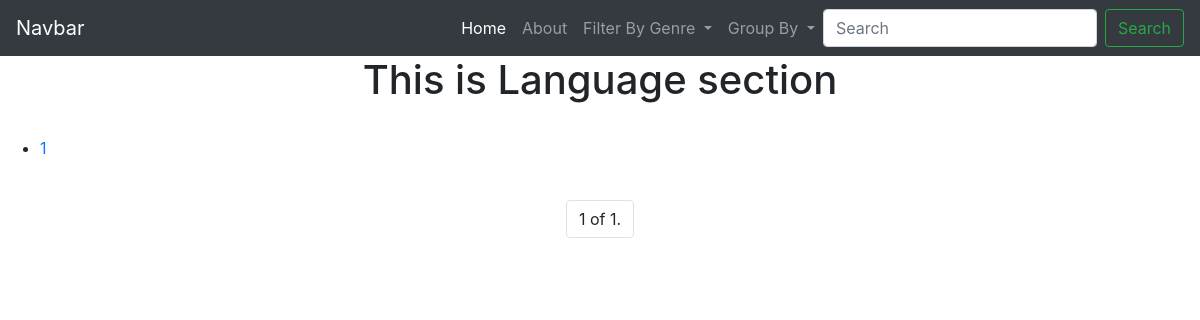
The page /movie/groupby/Language on the database as committed earlier.
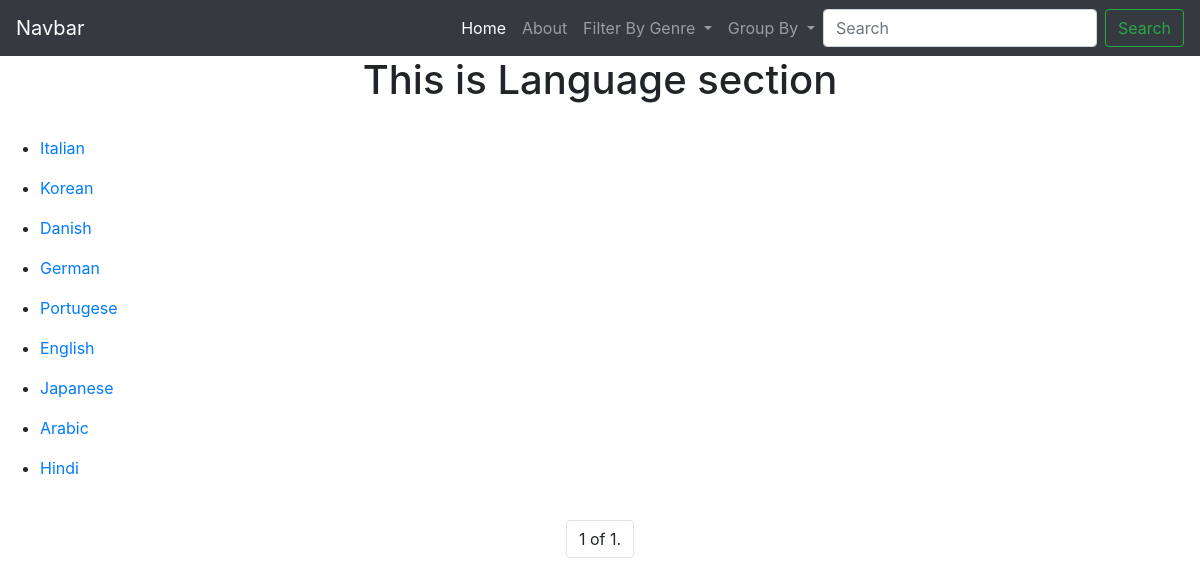
The same page on the database as committed later.
### movie/models.py (models this page shows, shortened)
class Movies(models.Model):
    Director=models.CharField(max_length=30)
    Cast_I=models.CharField(max_length=30)
    Cast_II=models.CharField(max_length=30)
    Name=models.TextField()
    ReleaseYear=models.IntegerField()
    ImdbRating=models.CharField(max_length=3)
    Genre=models.TextField(null=True)
    Language=models.CharField(max_length=20,null=True)
    Like=models.IntegerField()
    Dislike=models.IntegerField()
    Availbility=models.TextField(null=True)

### movie/views.py (the view, shortened to what this page needs)
# urls.py: path('groupby/<str:groupby_arg>',groupby_list_view,name='groupby'),
def groupby_list_view(request,groupby_arg):
    movies_list=Movies.objects.all()
    if groupby_arg=='Director':
        director_list=sorted(set([i.Director for i in movies_list]))
        paginator = Paginator(director_list,12)
        page_number = request.GET.get('page')
        page_obj = paginator.get_page(page_number)
    if groupby_arg=='Year':
        year_list=sorted(set([i.ReleaseYear for i in movies_list]))
        paginator = Paginator(year_list,12)
        page_number = request.GET.get('page')
        page_obj = paginator.get_page(page_number)
    if groupby_arg=='Language':
        lang_list=list(set([i.Language for i in movies_list]))
        paginator = Paginator(lang_list,12)
        page_number = request.GET.get('page')
        page_obj = paginator.get_page(page_number)
    return render(request,'movie/groupby.html',{'page_obj': page_obj,'groupby_arg':groupby_arg})

### movie/templates/movie/groupby.html (shortened to what this page needs)
{% extends 'movie/base.html' %}
{% block static%}
{% load static %}
<link rel="stylesheet" type="text/css" href="{% static 'movie/style/rating.css' %}">
<link rel="stylesheet" href="https://cdnjs.cloudflare.com/ajax/libs/font-awesome/4.7.0/css/font-awesome.min.css">
{% endblock %}
{% block content %}
<h1 class="text-center">This is {{groupby_arg}} section</h1>
<br>
        {% for director in page_obj %}
        <ul>
            <li><a href="{% url 'new_list' groupby_arg director %}">{{director}}</a></li>
        </ul>
        {% endfor %}
<br>
<div class="pagination justify-content-center">
    <nav aria-label="Page navigation example">
        <ul class="pagination">
        <li class="page-item current">
            <a class="page-link"> {{ page_obj.number }} of {{ page_obj.paginator.num_pages }}.</a>
        </li>
        </ul>
    </nav>
</div>
{% endblock %}

Rows that differ between the two databases and show on the page:
now on this page (row edited): Movies: page_obj "Italian"
changed Movies: Language "1" → "Italian" (drawn)
now on this page (row edited): Movies: page_obj "Korean"
changed Movies: Language "1" → "Korean" (drawn)
now on this page (row edited): Movies: page_obj "Danish"
changed Movies: Language "1" → "Danish" (drawn)
now on this page (row edited): Movies: page_obj "German"
changed Movies: Language "1" → "German" (drawn)
now on this page (row edited): Movies: page_obj "Portugese"
changed Movies: Language "1" → "Portugese" (drawn)
now on this page (row edited): Movies: page_obj "English"
changed Movies: Language "1" → "English" (drawn)
now on this page (row edited): Movies: page_obj "Japanese"
changed Movies: Language "1" → "Japanese" (drawn)
now on this page (row edited): Movies: page_obj "Arabic"
changed Movies: Language "1" → "Arabic" (drawn)
now on this page (row edited): Movies: page_obj "Hindi"
changed Movies: Language "1" → "Hindi" (drawn)
Other text that changed with them:
list line gone: "1"
